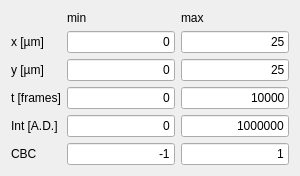
      <widget class="QWidget" name="tab_2">
       <attribute name="title">
        <string>ROI</string>
       </attribute>
       <layout class="QGridLayout" name="gridLayout_17">
        <item row="0" column="1">
         <widget class="QLabel" name="label_5">
          <property name="text">
           <string>min</string>
          </property>
         </widget>
        </item>
        <item row="0" column="2">
         <widget class="QLabel" name="label_6">
          <property name="text">
           <string>max</string>
          </property>
         </widget>
        </item>
        <item row="1" column="0">
         <widget class="QLabel" name="label">
          <property name="text">
           <string>x [µm]</string>
          </property>
         </widget>
        </item>
        <item row="1" column="1">
         <widget class="QLineEdit" name="lineEdit_02">
          <property name="font">
           <font>
            <weight>50</weight>
            <bold>false</bold>
           </font>
          </property>
          <property name="text">
           <string>0</string>
          </property>
          <property name="alignment">
           <set>Qt::AlignRight|Qt::AlignTrailing|Qt::AlignVCenter</set>
          </property>
         </widget>
        </item>
        <item row="1" column="2">
         <widget class="QLineEdit" name="lineEdit_03">
          <property name="text">
           <string>25</string>
          </property>
          <property name="alignment">
           <set>Qt::AlignRight|Qt::AlignTrailing|Qt::AlignVCenter</set>
          </property>
         </widget>
        </item>
        <item row="2" column="0">
         <widget class="QLabel" name="label_3">
          <property name="text">
           <string>y [µm]</string>
          </property>
         </widget>
        </item>
        <item row="2" column="1">
         <widget class="QLineEdit" name="lineEdit_04">
          <property name="text">
           <string>0</string>
          </property>
          <property name="alignment">
           <set>Qt::AlignRight|Qt::AlignTrailing|Qt::AlignVCenter</set>
          </property>
         </widget>
        </item>
        <item row="2" column="2">
         <widget class="QLineEdit" name="lineEdit_05">
          <property name="text">
           <string>25</string>
          </property>
          <property name="alignment">
           <set>Qt::AlignRight|Qt::AlignTrailing|Qt::AlignVCenter</set>
          </property>
         </widget>
        </item>
        <item row="3" column="0">
         <widget class="QLabel" name="label_2">
          <property name="text">
           <string>t [frames]</string>
          </property>
         </widget>
        </item>
        <item row="3" column="1">
         <widget class="QLineEdit" name="lineEdit_06">
          <property name="text">
           <string>0</string>
          </property>
          <property name="alignment">
           <set>Qt::AlignRight|Qt::AlignTrailing|Qt::AlignVCenter</set>
          </property>
         </widget>
        </item>
        <item row="3" column="2">
         <widget class="QLineEdit" name="lineEdit_07">
          <property name="text">
           <string>10000</string>
          </property>
          <property name="alignment">
           <set>Qt::AlignRight|Qt::AlignTrailing|Qt::AlignVCenter</set>
          </property>
         </widget>
        </item>
        <item row="4" column="0">
         <widget class="QLabel" name="label_4">
          <property name="text">
           <string>Int [A.D.]</string>
          </property>
         </widget>
        </item>
        <item row="4" column="1">
         <widget class="QLineEdit" name="lineEdit_08">
          <property name="text">
           <string>0</string>
          </property>
          <property name="alignment">
           <set>Qt::AlignRight|Qt::AlignTrailing|Qt::AlignVCenter</set>
          </property>
         </widget>
        </item>
        <item row="4" column="2">
         <widget class="QLineEdit" name="lineEdit_09">
          <property name="text">
           <string>1000000</string>
          </property>
          <property name="alignment">
           <set>Qt::AlignRight|Qt::AlignTrailing|Qt::AlignVCenter</set>
          </property>
         </widget>
        </item>
        <item row="5" column="0">
         <widget class="QLabel" name="label_7">
          <property name="text">
           <string>CBC</string>
          </property>
         </widget>
        </item>
        <item row="5" column="1">
         <widget class="QLineEdit" name="lineEdit_10">
          <property name="text">
           <string>-1</string>
          </property>
          <property name="alignment">
           <set>Qt::AlignRight|Qt::AlignTrailing|Qt::AlignVCenter</set>
          </property>
         </widget>
        </item>
        <item row="5" column="2">
         <widget class="QLineEdit" name="lineEdit_11">
          <property name="text">
           <string>1</string>
          </property>
          <property name="alignment">
           <set>Qt::AlignRight|Qt::AlignTrailing|Qt::AlignVCenter</set>
          </property>
         </widget>
        </item>
       </layout>
      </widget>
